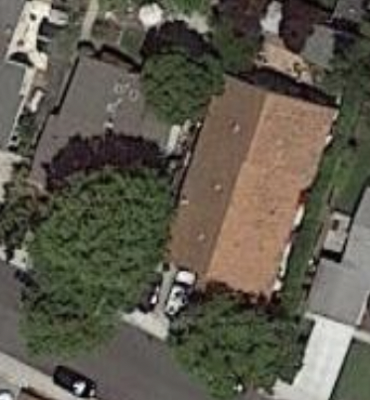
#> input picture sophia-test/data/fire1.png, 370 x 400 px
$ python test.py
#> lines starting #> are read from the running program, lines starting #| are printed output that depends on the picture; after the words box and inside, x2 and y2 are one past the last pixel; in counts of white or black regions, pixels touching at a corner belong together
import cv2
import numpy as np

images = ["fire1.png", "nofire1.png", "nofire2.png", "nofire3.png"]


def get_green_percentage(image):
#> called with image = 'fire1.png'
    image = cv2.imread(f'./data/{image}')
#> image is the input picture: shape (400, 370, 3); mean B, G, R 77.7, 90.6, 94.7
    hsv_image = cv2.cvtColor(image, cv2.COLOR_BGR2HSV)
#> hsv_image: shape (400, 370, 3); mean H, S, V 33.5, 58.5, 97.6

    lower_green = np.array([40, 40, 40])
    upper_green = np.array([80, 255, 255])

    # create binary mask
    brown_mask = cv2.inRange(hsv_image, lower_green, upper_green)
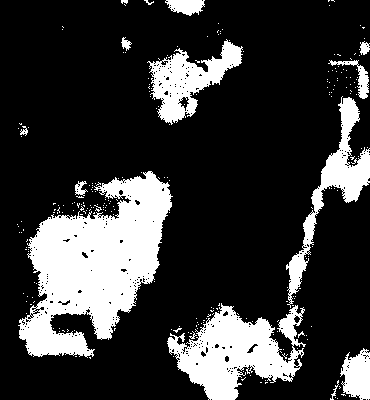
#> brown_mask: shape (400, 370); 21.8% white; 252 white regions (237 under 20 px), largest, box (x1, y1, x2, y2) and area: (18, 171, 173, 358) 15576, (167, 303, 306, 400) 6895, (286, 96, 370, 308) 3534

    # get percentage of brown pixels
    brown_pixels = np.count_nonzero(brown_mask)
#> brown_pixels = 32226
    total_pixels = image.shape[0] * image.shape[1]
#> total_pixels = 148000
    brown_percentage = (brown_pixels / total_pixels) * 100
#> brown_percentage = 21.77

    return round(brown_percentage, 2)


for image in images:
    score = get_green_percentage(image)
#> score = 21.77
    if score > 20:
        print(f"{image} is a fire hazard: {score}%")
#| fire1.png is a fire hazard: 21.77%
    else:
        print(f"{image} is not a fire hazard: {score}%")
#> pass 2 of the loop `for image in images:`:
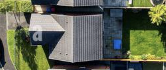
#> input picture sophia-test/data/nofire1.png, 166 x 70 px
#> in get_green_percentage, image is the input picture: shape (70, 166, 3); mean B, G, R 81.2, 99.9, 94.1
#> hsv_image: shape (70, 166, 3); mean H, S, V 67, 96.2, 106.5
#> in get_green_percentage (call 2), `brown_mask = cv2.inRange(hsv_image, lower_green, upper_green)`:
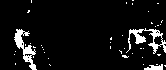
#> brown_mask: shape (70, 166); 7.2% white; 43 white regions (40 under 20 px), largest, box (x1, y1, x2, y2) and area: (126, 28, 166, 54) 336, (14, 29, 37, 70) 326, (144, 64, 163, 70) 74
#> brown_pixels = 831
#> brown_percentage = 7.15
#| nofire1.png is not a fire hazard: 7.15%
#> pass 3 of the loop `for image in images:`:
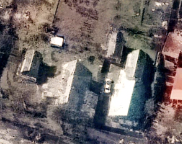
#> input picture sophia-test/data/nofire2.png, 182 x 144 px
#> in get_green_percentage, image is the input picture: shape (144, 182, 3); mean B, G, R 102.1, 102.3, 111
#> hsv_image: shape (144, 182, 3); mean H, S, V 63.5, 63.1, 117.6
#> in get_green_percentage (call 3), `brown_mask = cv2.inRange(hsv_image, lower_green, upper_green)`:
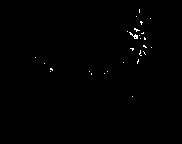
#> brown_mask: shape (144, 182); 0.42% white in thin lines or dots, all inside (x1, y1, x2, y2) = (35, 9, 152, 97)
#> brown_pixels = 110
#> brown_percentage = 0.42
#| nofire2.png is not a fire hazard: 0.42%
#> the loop made 4 passes; the first 3 are shown
